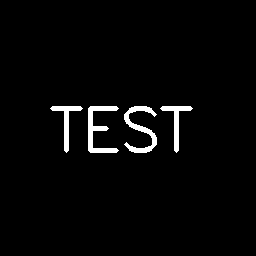
#> input picture project2/images/watermark.png, 256 x 256 px
$ python watermark.py
#> lines starting #> are read from the running program, lines starting #| are printed output that depends on the picture; after the words box and inside, x2 and y2 are one past the last pixel; in counts of white or black regions, pixels touching at a corner belong together
#> the answer given: ../images/watermark.png
#> the answer given: ../images/watermarked_output_dwt.png
import warnings
import cv2
import numpy as np
import pywt
import os
from skimage import util, exposure, metrics
from skimage.transform import rotate, resize, AffineTransform, warp
import matplotlib.pyplot as plt

class ImageWatermarker:
    def __init__(self):

        self.original_img = None
        self.watermark_img = None
        self.watermarked_img = None

    def load_images(self, original_path, watermark_path, grayscale=True):
#> called with original_path = '../images/watermark.png', watermark_path = '../images/watermarked_output_dwt.png', grayscale = True
        if grayscale:
            self.original_img = cv2.imread(original_path, cv2.IMREAD_GRAYSCALE)
#> self.original_img: shape (256, 256); 2.8% white; 4 white regions, box (x1, y1, x2, y2) and area: (88, 106, 119, 153) 551, (124, 106, 157, 153) 543, (50, 106, 83, 153) 357, (160, 106, 193, 153) 357
            self.watermark_img = cv2.imread(watermark_path, cv2.IMREAD_GRAYSCALE)
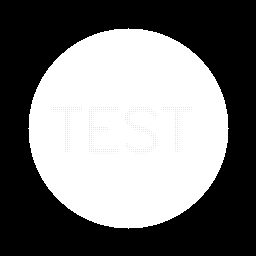
#> input picture project2/images/watermarked_output_dwt.png, 256 x 256 px
#> self.watermark_img is the input picture: shape (256, 256); min 0, max 255, mean 122.1
        else:
            self.original_img = cv2.imread(original_path)
            self.watermark_img = cv2.imread(watermark_path)

        if self.original_img is not None and self.watermark_img is not None:
            self.watermark_img = cv2.resize(self.watermark_img,
                                            (self.original_img.shape[1], self.original_img.shape[0]))
        return self.original_img is not None and self.watermark_img is not None

    # [163 lines left out: functions embed_dct, embed_dwt, extract_dct, extract_dwt, robustness_test, evaluate_extraction, not called in this run]

    @staticmethod
    def display_images(images, titles=None, cols=2, figsize=(15, 10)):
#> called with cols = 2, figsize = (15, 10)
        plt.figure(figsize=figsize)
        plt.rcParams['font.sans-serif'] = ['SimHei', 'Microsoft YaHei']
        plt.rcParams['axes.unicode_minus'] = False

        num_images = len(images)
#> num_images = 2
        rows = (num_images + cols - 1) // cols
#> rows = 1

        for i, (key, img) in enumerate(images.items()):
            plt.subplot(rows, cols, i + 1)
            if len(img.shape) == 2:
                plt.imshow(img, cmap='gray')
            else:
                plt.imshow(cv2.cvtColor(img, cv2.COLOR_BGR2RGB))
            title = titles[i] if titles and i < len(titles) else key
            plt.title(title)
            plt.axis('off')
#> this loop made 2 passes
#> (key, title) on passes 1 to 2: ('原图', '原始图像'), ('水印图', '水印图像')

        plt.tight_layout()
        plt.show()
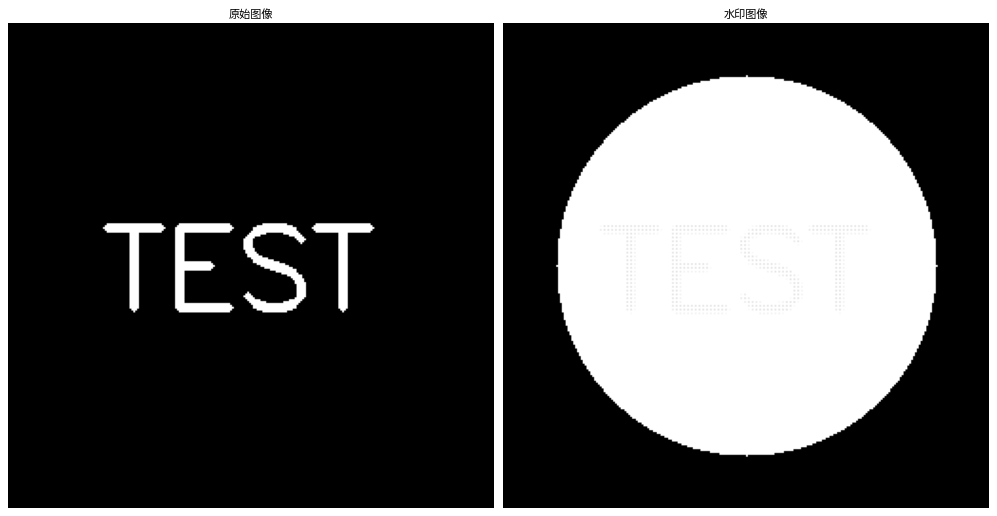
#> figure drawn by matplotlib, 2 panels

    # [7 lines left out: function simple_rotation_correction, not called in this run]


def interactive_test():
    wm = ImageWatermarker()

    print("=== 图片水印系统交互式测试 ===")

    base_dir = r"E:\Project\project2\examples"  # 默认路径

    original_path = input(f"请输入原始图像路径(默认为 {os.path.join(base_dir, 'original.png')}): ") or os.path.join(base_dir, "original.png")
    watermark_path = input(f"请输入水印图像路径(默认为 {os.path.join(base_dir, 'watermark.png')}): ") or os.path.join(base_dir, "watermark.png")

    if not wm.load_images(original_path, watermark_path):
        print("无法加载图像，请检查路径")
        return

    wm.display_images({
        "原图": wm.original_img,
        "水印图": wm.watermark_img
    }, ["原始图像", "水印图像"])

#> (the run stopped early here; a loop or call above may not have finished)
